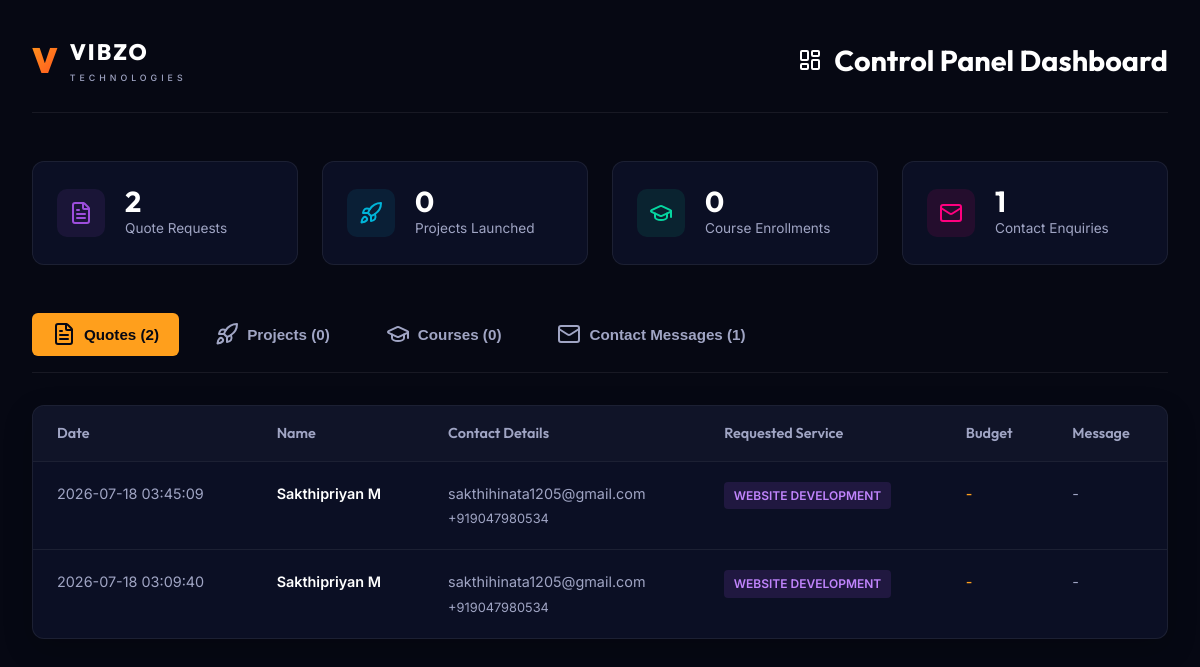
The page /admin on the database its author committed.
### tables this page shows
CREATE TABLE quotes (
        id INTEGER PRIMARY KEY AUTOINCREMENT,
        name TEXT NOT NULL,
        email TEXT NOT NULL,
        phone TEXT,
        service TEXT,
        message TEXT,
        budget TEXT,
        created_at TIMESTAMP DEFAULT CURRENT_TIMESTAMP
    );

### app.py (the view)
@app.route('/admin')
def admin():
    conn = get_db_connection()
    cursor = conn.cursor()
    quotes = cursor.execute('SELECT * FROM quotes ORDER BY created_at DESC').fetchall()
    contacts = cursor.execute('SELECT * FROM contacts ORDER BY created_at DESC').fetchall()
    projects = cursor.execute('SELECT * FROM projects ORDER BY created_at DESC').fetchall()
    courses = cursor.execute('SELECT * FROM course_registrations ORDER BY created_at DESC').fetchall()
    conn.close()
    return render_template('admin.html', quotes=quotes, contacts=contacts, projects=projects, courses=courses)

### app.py (called while the page is built)
def get_db_connection():
    conn = sqlite3.connect(DB_PATH)
    conn.row_factory = sqlite3.Row
    return conn

### templates/admin.html (shortened to what this page needs)
<!DOCTYPE html>
<html lang="en">
<head>
</head>
<body>
    <header class="header">
        <a href="/" class="logo">
            <span class="logo-v">V</span>
            <div>
                <span class="logo-title">VIBZO</span>
                <span class="logo-subtitle">TECHNOLOGIES</span>
            </div>
        </a>
        <div class="dashboard-title">
            <i data-lucide="layout-dashboard"></i>
            <span>Control Panel Dashboard</span>
        </div>
    </header>
    <section class="stats-summary">
        <div class="summary-card">
            <div class="summary-icon quotes">
                <i data-lucide="file-text"></i>
            </div>
            <div class="summary-data">
                <h3>{{ quotes|length }}</h3>
                <p>Quote Requests</p>
            </div>
        </div>
        <div class="summary-card">
            <div class="summary-icon projects">
                <i data-lucide="rocket"></i>
            </div>
            <div class="summary-data">
                <h3>{{ projects|length }}</h3>
                <p>Projects Launched</p>
            </div>
        </div>
        <div class="summary-card">
            <div class="summary-icon courses">
                <i data-lucide="graduation-cap"></i>
            </div>
            <div class="summary-data">
                <h3>{{ courses|length }}</h3>
                <p>Course Enrollments</p>
            </div>
        </div>
        <div class="summary-card">
            <div class="summary-icon contacts">
                <i data-lucide="mail"></i>
            </div>
            <div class="summary-data">
                <h3>{{ contacts|length }}</h3>
                <p>Contact Enquiries</p>
            </div>
        </div>
    </section>
    <div class="tabs">
        <button class="tab-btn active" onclick="switchTab(event, 'tabQuotes')">
            <i data-lucide="file-text"></i> Quotes ({{ quotes|length }})
        </button>
        <button class="tab-btn" onclick="switchTab(event, 'tabProjects')">
            <i data-lucide="rocket"></i> Projects ({{ projects|length }})
        </button>
        <button class="tab-btn" onclick="switchTab(event, 'tabCourses')">
            <i data-lucide="graduation-cap"></i> Courses ({{ courses|length }})
        </button>
        <button class="tab-btn" onclick="switchTab(event, 'tabContacts')">
            <i data-lucide="mail"></i> Contact Messages ({{ contacts|length }})
        </button>
    </div>
    <div id="tabQuotes" class="tab-content active">
        <div class="table-container">
            {% if quotes %}
            <table>
                <thead>
                    <tr>
                        <th>Date</th>
                        <th>Name</th>
                        <th>Contact Details</th>
                        <th>Requested Service</th>
                        <th>Budget</th>
                        <th>Message</th>
                    </tr>
                </thead>
                <tbody>
                    {% for q in quotes %}
                    <tr>
                        <td>{{ q.created_at }}</td>
                        <td style="font-weight: 600; color: #fff;">{{ q.name }}</td>
                        <td>
                            <div>{{ q.email }}</div>
                            <div style="font-size: 0.8rem; margin-top: 4px;">{{ q.phone or '-' }}</div>
                        </td>
                        <td><span class="tag tag-service">{{ q.service }}</span></td>
                        <td style="color: var(--color-orange); font-weight: 500;">{{ q.budget or '-' }}</td>
                        <td style="max-width: 350px;">{{ q.message or '-' }}</td>
                    </tr>
                    {% endfor %}
                </tbody>
            </table>
            {% else %}
            <div class="empty-state">
                <i data-lucide="folder-open"></i>
                <p>No quote requests received yet.</p>
            </div>
            {% endif %}
        </div>
    </div>
</body>
</html>

### templates/admin.html (style rules this page uses)
:root { --bg-primary: #060813; --bg-secondary: #0b0f24; --bg-card: rgba(11, 15, 36, 0.7); --border-color: rgba(255, 255, 255, 0.07); --text-primary: #ffffff; --text-secondary: #a0a5c4; --text-muted: #6b7294; --color-orange: #ff9f1c; --color-blue: #00b4d8; --color-purple: #9d4edd; --color-pink: #ff007f; --color-green: #06d6a0; --font-primary: 'Inter', sans-serif; --font-display: 'Outfit', sans-serif; }
* { box-sizing: border-box; margin: 0; padding: 0; }
body { background-color: var(--bg-primary); color: var(--text-primary); font-family: var(--font-primary); line-height: 1.6; padding: 2rem; }
.header { display: flex; justify-content: space-between; align-items: center; margin-bottom: 3rem; border-bottom: 1px solid var(--border-color); padding-bottom: 1.5rem; }
.logo { display: flex; align-items: center; gap: 0.75rem; text-decoration: none; color: inherit; }
.logo-v { font-family: var(--font-display); font-size: 2.2rem; font-weight: 900; background: linear-gradient(135deg, var(--color-orange) 0%, #ff4b1f 100%); -webkit-background-clip: text; -webkit-text-fill-color: transparent; }
.logo-title { font-family: var(--font-display); font-size: 1.4rem; font-weight: 800; letter-spacing: 2px; }
.logo-subtitle { font-size: 0.55rem; letter-spacing: 4px; color: var(--text-secondary); font-weight: 500; display: block; }
.dashboard-title { font-family: var(--font-display); font-size: 1.8rem; font-weight: 700; display: flex; align-items: center; gap: 0.75rem; }
.stats-summary { display: grid; grid-template-columns: repeat(4, 1fr); gap: 1.5rem; margin-bottom: 3rem; }
.summary-card { background: var(--bg-secondary); border: 1px solid var(--border-color); border-radius: 12px; padding: 1.5rem; display: flex; align-items: center; gap: 1.25rem; }
.summary-icon { width: 48px; height: 48px; border-radius: 10px; display: flex; align-items: center; justify-content: center; }
.summary-icon.quotes { background: rgba(157, 78, 221, 0.1); color: var(--color-purple); }
.summary-icon.projects { background: rgba(0, 180, 216, 0.1); color: var(--color-blue); }
.summary-icon.courses { background: rgba(6, 214, 160, 0.1); color: var(--color-green); }
.summary-icon.contacts { background: rgba(255, 0, 127, 0.1); color: var(--color-pink); }
.summary-data h3 { font-size: 1.8rem; font-family: var(--font-display); line-height: 1.1; }
.summary-data p { font-size: 0.85rem; color: var(--text-secondary); }
.tabs { display: flex; gap: 1rem; margin-bottom: 2rem; border-bottom: 1px solid var(--border-color); padding-bottom: 1rem; }
.tab-btn { background: transparent; color: var(--text-secondary); border: none; padding: 0.6rem 1.25rem; font-size: 0.95rem; font-weight: 600; border-radius: 6px; cursor: pointer; display: flex; align-items: center; gap: 0.5rem; transition: all 0.2s; }
.tab-btn.active { color: #060813; background: var(--color-orange); }
.tab-content { display: none; }
.tab-content.active { display: block; }
.table-container { background: var(--bg-secondary); border: 1px solid var(--border-color); border-radius: 12px; overflow-x: auto; box-shadow: 0 10px 30px rgba(0,0,0,0.2); }
table { width: 100%; border-collapse: collapse; text-align: left; font-size: 0.9rem; }
th { background: rgba(255,255,255,0.02); color: var(--text-secondary); font-weight: 600; padding: 1rem 1.5rem; border-bottom: 1px solid var(--border-color); font-family: var(--font-display); }
td { padding: 1.25rem 1.5rem; border-bottom: 1px solid var(--border-color); color: var(--text-secondary); vertical-align: top; }
tr:last-child td { border-bottom: none; }
.tag { display: inline-block; padding: 0.25rem 0.6rem; border-radius: 4px; font-size: 0.75rem; font-weight: 600; text-transform: uppercase; }
.tag-service { background: rgba(157, 78, 221, 0.15); color: #c084fc; }

### rows shown on the page
quotes: created_at "2026-07-18 03:45:09", name "Sakthipriyan M", email "sakthihinata1205@gmail.com", phone "+919047980534", service "WEBSITE DEVELOPMENT", budget "-", message "-"
quotes: created_at "2026-07-18 03:09:40", name "Sakthipriyan M", email "sakthihinata1205@gmail.com", phone "+919047980534", service "WEBSITE DEVELOPMENT", budget "-", message "-"

### other values the page prints
{{ quotes|length }} "2"
{{ projects|length }} "0"
{{ courses|length }} "0"
{{ contacts|length }} "1"
